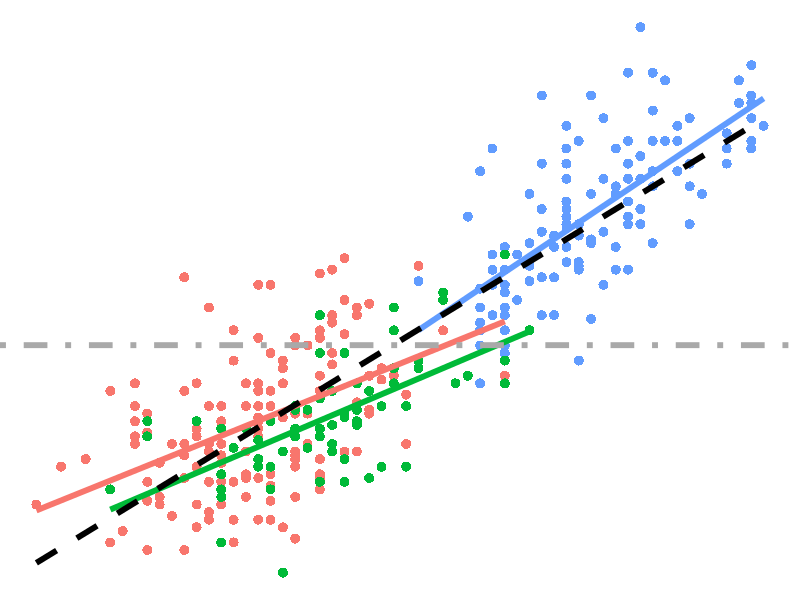

Source code (R):
# Plot to be part of a logo (currently used for discord)
library(ggplot2)
library(palmerpenguins)

ggplot(penguins) +
    aes(x = flipper_length_mm, y = body_mass_g) +
    geom_point(shape = 16, size = 3,
        mapping = aes(colour = species)) +
    geom_smooth(method = "lm", se = FALSE, formula = y ~ x,
        mapping = aes(colour = species), linewidth = 2) +
    geom_smooth(method = "lm", se = FALSE, formula = y ~ x,
        colour = "black", linetype = 2, linewidth = 2) +
    geom_hline(yintercept = mean(penguins$body_mass_g, na.rm = TRUE),
        colour = "darkgrey", linetype = 4, linewidth = 2) +
    theme_void() +
    theme(legend.position = "none")
